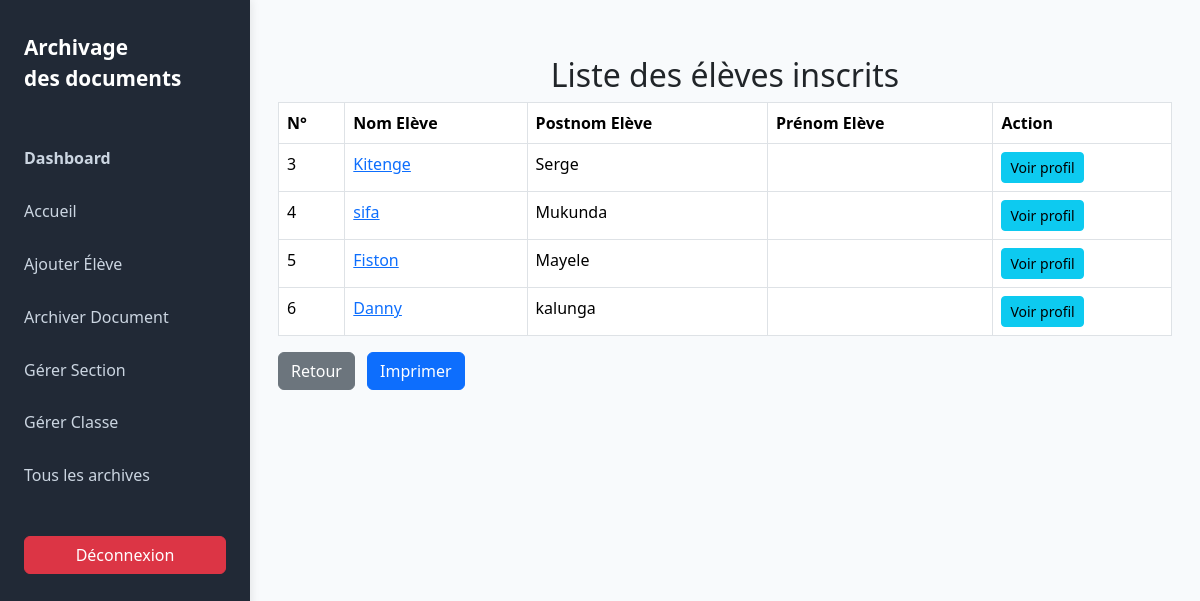
The page /liste_eleves.php on the database its author committed.
### tables this page shows
CREATE TABLE `eleves` (
  `ideleve` int(11) NOT NULL,
  `nom` varchar(100) DEFAULT NULL,
  `postnom` varchar(100) DEFAULT NULL,
  `sexe` enum('M','F') DEFAULT NULL,
  `datenaissance` date DEFAULT NULL,
  `idsection` int(11) DEFAULT NULL,
  `idclasse` int(11) DEFAULT NULL,
  `login` varchar(50) DEFAULT NULL,
  `password` varchar(255) DEFAULT NULL,
  `photo` varchar(255) DEFAULT NULL
);

### liste_eleves.php (the view, shortened to what this page needs)
<?php
include 'config.php';
$eleves = $pdo->query("SELECT * FROM eleves")->fetchAll();
?>
<!DOCTYPE html>
<html lang="fr">
<head>
    <link rel="stylesheet" href="./bootstrap-5.3.6-dist/css/bootstrap.min.css">
</head>
<body class="bg-light">
    <?php require_once('header.php'); ?>
    <div class="main-content">
    <div class="container mt-4">
        <h2 class="text-center">Liste des élèves inscrits</h2>
        <table  class="table table-bordered bg-white print-table">
            <thead>
                <tr>
                    <th>N°</th>
                    <th>Nom Elève</th>
                    <th>Postnom Elève</th>
                    <th>Prénom Elève</th>
                    <th>Action</th>
                </tr>
            </thead>
            <tbody>
                <?php foreach ($eleves as $eleve) { ?>
                    <tr>
                        <td><?= $eleve['ideleve'] ?></td>
                        <td><a href="profil_eleve.php?ideleve=<?= $eleve['ideleve'] ?>" class="text-primary"><?= htmlspecialchars($eleve['nom']) ?></a></td>
                        <td><?= htmlspecialchars($eleve['postnom']) ?></td>
                        <td><?= htmlspecialchars($eleve['prenom'] ?? '') ?></td>
                        <td>
                            <a href="profil_eleve.php?ideleve=<?= $eleve['ideleve'] ?>" class="btn btn-info btn-sm">Voir profil</a>
                        </td>
                    </tr>
                <?php } ?>
            </tbody>
        </table>
        <button class="btn btn-secondary" onclick="window.history.back();">Retour</button>
        <button class="btn btn-primary ms-2" onclick="window.print();">
    <i class="bi bi-printer"></i> Imprimer
</button>
    </div>
    </div>
</body>
</html>

### header.php (style rules this page uses)
.main-content { margin-left: 250px; padding: 2rem 1rem 1rem 1rem; min-height: 100vh; background: #f8fafc; }

### rows shown on the page
eleves: ideleve "3", nom "Kitenge", postnom "Serge"
eleves: ideleve "4", nom "sifa", postnom "Mukunda"
eleves: ideleve "5", nom "Fiston", postnom "Mayele"
eleves: ideleve "6", nom "Danny", postnom "kalunga"
